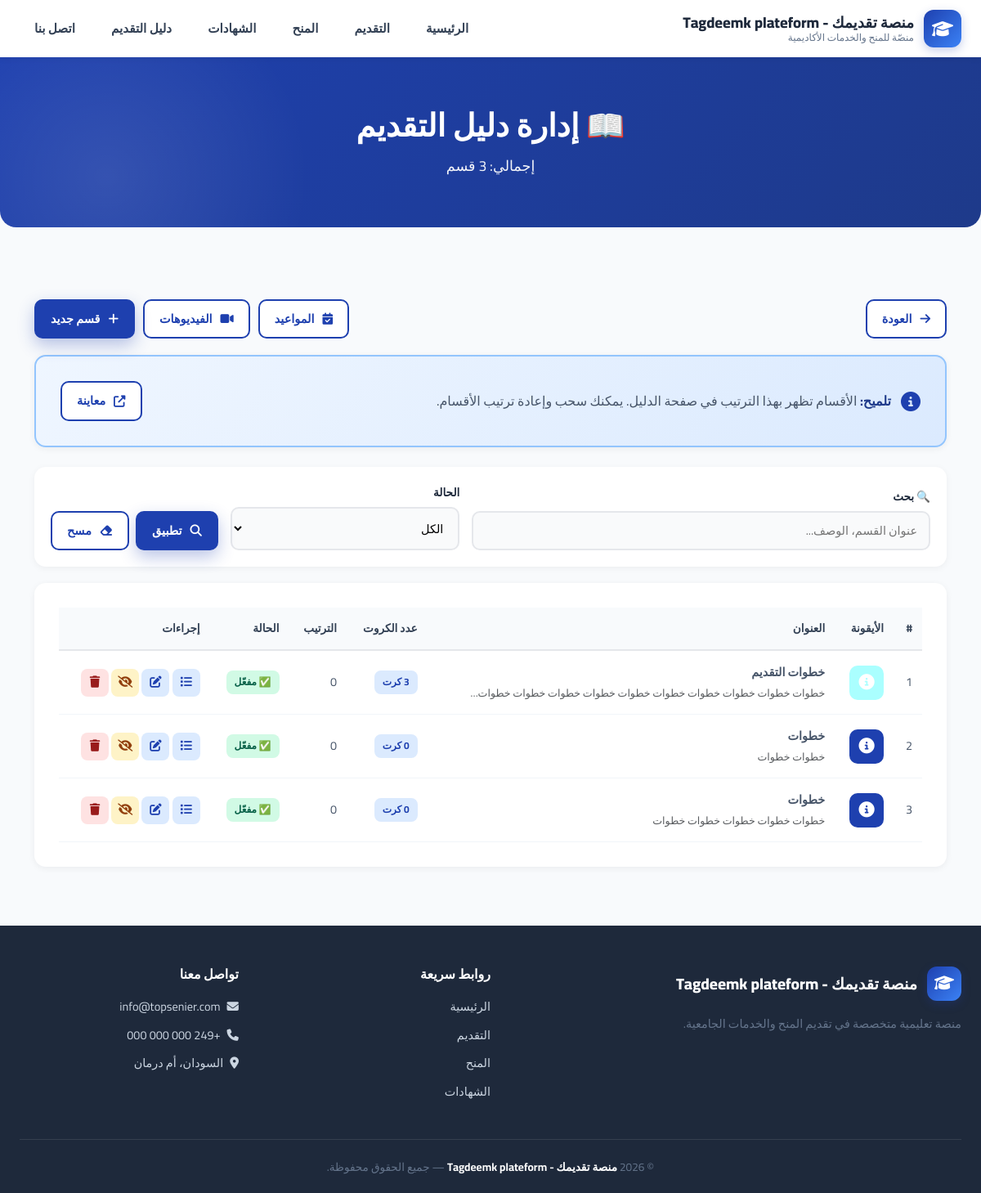
Screenshot of /panel/guide/ (signed in) with the database file from the repository.
### apps/config_app/models.py (models this page shows, shortened)
class SiteSettings(models.Model):
    site_name = models.CharField(
        max_length=100,
        default='توب سينير',
        verbose_name='اسم الموقع'
    )
    site_tagline = models.CharField(
        max_length=200,
        default='منصّتي للمنح والخدمات الأكاديمية',
        verbose_name='الشعار الفرعي'
    )
    hero_badge = models.CharField(
        max_length=200,
        default='🎓 منصة سودانية متكاملة للتعليم الجامعي',
        verbose_name='شعار Hero'
    )
    hero_title = models.CharField(
        max_length=300,
        default='بوابتك إلى الجامعات والمنح والتوثيق',
        verbose_name='عنوان Hero'
    )
    hero_description = models.TextField(
        default='نقدّم لك تجربة تعليمية متكاملة تجمع بين التقديم الإلكتروني، والمنح، وترتيب الرغبات، وتوثيق الشهادات.',
        verbose_name='وصف Hero'
    )
    hero_background = models.ImageField(
        upload_to='hero/%Y/%m/',
        blank=True,
        null=True,
        verbose_name='خلفية Hero',
        help_text='المقاس المثالي: 1920×1080 بكسل - حجم أقل من 1 ميجا'
    )
    hero_overlay_opacity = models.FloatField(
        default=0.6,
        verbose_name='شفافية الطبقة الداكنة',
        help_text='من 0 (بدون طبقة) إلى 1 (طبقة معتمة تماماً)'
    )
    hero_btn1_text = models.CharField(
        max_length=50,
        default='رتّب رغباتك',
        verbose_name='نص الزر الأول',
        blank=True,
    )
    hero_btn1_icon = models.CharField(
        max_length=50,
        default='fa-list-ol',
        verbose_name='أيقونة الزر الأول',
        blank=True,
        help_text='مثال: fa-list-ol',
    )
    hero_btn2_text = models.CharField(
        max_length=50,
        default='قدّم الآن',
        verbose_name='نص الزر الثاني',
        blank=True,
    )
    hero_btn2_icon = models.CharField(
        max_length=50,
        default='fa-paper-plane',
        verbose_name='أيقونة الزر الثاني',
        blank=True,
    )
    contact_phone = models.CharField(
        max_length=50,
        default='+249 000 000 000',
        verbose_name='رقم الهاتف'
    )
    contact_email = models.EmailField(
        default='info@topsenier.com',
        verbose_name='البريد الإلكتروني'
    )
    contact_address = models.CharField(
        max_length=200,
        default='السودان، أم درمان',
        verbose_name='العنوان'
    )
    whatsapp_number = models.CharField(
        max_length=50,
        default='+249000000000',
        verbose_name='رقم الواتساب'
    )
    facebook_url = models.URLField(
        blank=True,
        null=True,
        verbose_name='رابط فيسبوك'
    )
    linkedin_url = models.URLField(
        blank=True,
        null=True,
        verbose_name='رابط لينكدإن'
    )
    about_us = models.TextField(
        default='منصة سودانية متكاملة تهدف إلى تسهيل رحلة الطالب الأكاديمية من التقديم للجامعات حتى استخراج الشهادات.',
        verbose_name='من نحن',
    )
    facebook_page = models.URLField(
        blank=True, null=True,
        verbose_name='صفحة فيسبوك',
    )
    facebook_group = models.URLField(
        blank=True, null=True,
        verbose_name='مجموعة فيسبوك',
    )
    telegram_channel = models.URLField(
        blank=True, null=True,
        verbose_name='قناة تيليجرام',
    )
    telegram_group = models.URLField(
        blank=True, null=True,
        verbose_name='مجموعة تيليجرام',
    )
    instagram_url = models.URLField(
        blank=True, null=True,
        verbose_name='إنستغرام',
    )
    youtube_url = models.URLField(
        blank=True, null=True,
        verbose_name='يوتيوب',
    )
    tiktok_url = models.URLField(
        blank=True, null=True,
        verbose_name='تيك توك',
    )
    twitter_url = models.URLField(
        blank=True, null=True,
        verbose_name='X (تويتر)',
    )
    developer_name = models.CharField(
        max_length=100,
        default='',
        blank=True,
        verbose_name='اسم المطور',
    )
    developer_description = models.TextField(
        default='',
        blank=True,
        verbose_name='وصف المطور',
    )
    developer_email = models.EmailField(
        default='',
        blank=True,
        verbose_name='بريد المطور',
    )
    developer_whatsapp = models.CharField(
        max_length=50,
        default='',
        blank=True,
        verbose_name='واتساب المطور',
    )
    developer_github = models.URLField(
        default='',
        blank=True,
        verbose_name='GitHub المطور',
    )
    developer_website = models.URLField(
        default='',
        blank=True,
        verbose_name='موقع المطور',
    )
    is_active = models.BooleanField(
        default=True,
        verbose_name='نشط'
    )
    updated_at = models.DateTimeField(
        auto_now=True,
        verbose_name='آخر تحديث'
    )
    class Meta:
        verbose_name = 'إعدادات الموقع'
        verbose_name_plural = 'إعدادات الموقع'
    @classmethod
    def get_settings(cls):
        settings, created = cls.objects.get_or_create(pk=1)
        return settings

### apps/guide/models.py (models this page shows, shortened)
class GuideSection(models.Model):
    title = models.CharField(
        max_length=200,
        verbose_name='عنوان القسم',
    )
    description = models.TextField(
        blank=True,
        verbose_name='وصف مختصر',
        help_text='يظهر تحت العنوان'
    )
    icon = models.CharField(
        max_length=50,
        default='fa-info-circle',
        verbose_name='الأيقونة',
        help_text='مثال: fa-list-check',
    )
    color = models.CharField(
        max_length=20,
        default='#1e40af',
        verbose_name='اللون',
    )
    order = models.IntegerField(
        default=0,
        verbose_name='الترتيب',
    )
    is_active = models.BooleanField(
        default=True,
        verbose_name='مفعّل',
    )
    created_at = models.DateTimeField(
        auto_now_add=True,
        verbose_name='تاريخ الإنشاء',
    )
    class Meta:
        verbose_name = 'قسم'
        verbose_name_plural = 'أقسام الدليل'
        ordering = ['order', 'created_at']

### apps/panel/views.py (the view)
# urls.py: path('guide/', views.guide_sections, name='guide_sections'),
@section_access_required('guide')
def guide_sections(request):
    from apps.guide.models import GuideSection
    from apps.panel.utils import filter_guide_sections
    queryset = filter_guide_sections(request)
    context = {
        'sections': queryset,
        'total': queryset.count(),
        'status_filter': request.GET.get('status', ''),
        'search': request.GET.get('q', ''),
        'page_title': 'إدارة دليل التقديم',
    }
    return render(request, 'panel/guide_sections.html', context)

### templates/panel/guide_sections.html (shortened to what this page needs)
{% extends 'base.html' %}
{% load static %}
{% block content %}
<link rel="stylesheet" href="{% static 'css/style.css' %}">
<link rel="stylesheet" href="{% static 'css/panel.css' %}">
<div class="page-hero">
    <h1>📖 إدارة دليل التقديم</h1>
    <p>إجمالي: {{ total }} قسم</p>
</div>
<div class="container py-5">
    <div class="panel-toolbar">
        <a href="{% url 'panel:dashboard' %}" class="btn-outline btn-sm">
            <i class="fa-solid fa-arrow-right"></i> العودة
        </a>
        <div style="display:flex; gap:10px; flex-wrap:wrap;">
            <a href="{% url 'panel:guide_dates' %}" class="btn-outline btn-sm">
                <i class="fa-solid fa-calendar-check"></i> المواعيد
            </a>
            <a href="{% url 'panel:guide_videos' %}" class="btn-outline btn-sm">
                <i class="fa-solid fa-video"></i> الفيديوهات
            </a>
            <button class="btn-primary btn-sm" onclick="openAddModal()">
                <i class="fa-solid fa-plus"></i> قسم جديد
            </button>
        </div>
    </div>
    <div class="info-card mb-4" style="background: linear-gradient(135deg, #eff6ff, #dbeafe); border: 2px solid #93c5fd;">
        <div style="display:flex; align-items:center; gap:12px;">
            <i class="fa-solid fa-info-circle" style="color:#1e40af; font-size:1.5rem;"></i>
            <div>
                <strong style="color:#1e3a8a;">تلميح:</strong>
                <span style="color:#475569;"> الأقسام تظهر بهذا الترتيب في صفحة الدليل. يمكنك سحب وإعادة ترتيب الأقسام.</span>
            </div>
            <a href="/guide/" target="_blank" class="btn-outline btn-sm" style="margin-right:auto;">
                <i class="fa-solid fa-external-link-alt"></i> معاينة
            </a>
        </div>
    </div>
    <div class="filter-card">
        <form method="get">
            <div class="filter-row" style="grid-template-columns: 2fr 1fr auto;">
                <div class="filter-item">
                    <label>🔍 بحث</label>
                    <input type="text" name="q" value="{{ search }}"
                           placeholder="عنوان القسم، الوصف...">
                </div>
                <div class="filter-item">
                    <label>الحالة</label>
                    <select name="status">
                        <option value="">الكل</option>
                    </select>
                </div>
                <div class="filter-actions">
                    <button type="submit" class="btn-primary btn-sm">
                        <i class="fa-solid fa-search"></i> تطبيق
                    </button>
                    <a href="{% url 'panel:guide_sections' %}" class="btn-outline btn-sm">
                        <i class="fa-solid fa-eraser"></i> مسح
                    </a>
                </div>
            </div>
        </form>
    </div>
    <div class="info-card">
        {% if sections %}
        <div class="table-responsive">
            <table class="data-table">
                <thead>
                    <tr>
                        <th>#</th>
                        <th>الأيقونة</th>
                        <th>العنوان</th>
                        <th>عدد الكروت</th>
                        <th>الترتيب</th>
                        <th>الحالة</th>
                        <th>إجراءات</th>
                    </tr>
                </thead>
                <tbody>
                    {% for section in sections %}
                    <tr id="row-{{ section.pk }}">
                        <td>{{ forloop.counter }}</td>
                        <td>
                            <div style="width:42px; height:42px; border-radius:10px; background:{{ section.color }}; color:white; display:flex; align-items:center; justify-content:center; font-size:1.2rem;">
                                <i class="fa-solid {{ section.icon }}"></i>
                            </div>
                        </td>
                        <td>
                            <strong>{{ section.title }}</strong>
                            {% if section.description %}
                                <br>
                                <small class="text-muted">{{ section.description|truncatechars:60 }}</small>
                            {% endif %}
                        </td>
                        <td>
                            <span class="status-badge status-reviewed">
                                {{ section.cards.count }} كرت
                            </span>
                        </td>
                        <td>{{ section.order }}</td>
                        <td>
                            <span class="status-badge {% if section.is_active %}status-accepted{% else %}status-rejected{% endif %}">
                                {% if section.is_active %}✅ مفعّل{% else %}⏸️ معطّل{% endif %}
                            </span>
                        </td>
                        <td>
                            <a href="{% url 'panel:guide_section_detail' section.pk %}"
                               class="action-btn btn-view" title="إدارة الكروت">
                                <i class="fa-solid fa-list"></i>
                            </a>
                            <a href="{% url 'panel:guide_section_detail' section.pk %}"
                               class="action-btn" title="تعديل"
                               style="background:#dbeafe; color:#1e40af;">
                                <i class="fa-solid fa-edit"></i>
                            </a>
                            <button class="action-btn"
                                    onclick="toggleSection({{ section.pk }})"
                                    title="{% if section.is_active %}تعطيل{% else %}تفعيل{% endif %}"
                                    style="background:#fef3c7; color:#92400e;">
                                <i class="fa-solid fa-{% if section.is_active %}eye-slash{% else %}eye{% endif %}"></i>
                            </button>
                            <button class="action-btn"
                                    onclick="deleteSection({{ section.pk }}, '{{ section.title|escapejs }}')"
                                    title="حذف"
                                    style="background:#fee2e2; color:#991b1b;">
                                <i class="fa-solid fa-trash"></i>
                            </button>
                        </td>
                    </tr>
                    {% endfor %}
                </tbody>
            </table>
        </div>
        {% else %}
        <div class="empty-state">
            <i class="fa-solid fa-book-open"></i>
            <h3>لا توجد أقسام</h3>
            <p>ابدأ بإضافة قسم جديد للدليل</p>
        </div>
        {% endif %}
    </div>
</div>
{% endblock %}

### templates/partials/header.html (shortened to what this page needs)
<header class="header">
    <div class="header-container">
        <div class="logo" onclick="window.location.href='{% url 'home:index' %}'">
            <div class="logo-icon"><i class="fa-solid fa-graduation-cap"></i></div>
            <div class="logo-text">
                <span class="brand">{{ SITE_NAME }}</span>
                <span class="tagline">{{ SITE_TAGLINE }}</span>
            </div>
        </div>
        <nav class="nav-menu" id="navMenu">
            <a class="nav-link {% if request.resolver_match.app_name == 'home' %}active{% endif %}"
               href="{% url 'home:index' %}">الرئيسية</a>
            <a class="nav-link {% if request.resolver_match.app_name == 'admission' %}active{% endif %}"
               href="{% url 'admission:index' %}">التقديم</a>
            <a class="nav-link {% if request.resolver_match.app_name == 'scholarships' %}active{% endif %}"
               href="{% url 'scholarships:index' %}">المنح</a>
            <a class="nav-link {% if request.resolver_match.app_name == 'certificates' %}active{% endif %}"
               href="{% url 'certificates:index' %}">الشهادات</a>
            <a class="nav-link {% if request.resolver_match.app_name == 'guide' %}active{% endif %}"
               href="{% url 'guide:index' %}">دليل التقديم</a>
            <a class="nav-link {% if request.resolver_match.app_name == 'contact' %}active{% endif %}"
               href="{% url 'contact:index' %}">اتصل بنا</a>
        </nav>
    </div>
</header>

### templates/partials/footer.html
<footer class="footer">
    <div class="footer-grid">
        <div class="footer-about">
            <div class="footer-brand">
                <div class="logo-icon"><i class="fa-solid fa-graduation-cap"></i></div>
                <span class="brand">{{ SITE_NAME }}</span>
            </div>
            <p>منصة تعليمية متخصصة في تقديم المنح والخدمات الجامعية.</p>
        </div>
        <div class="footer-col">
            <h4>روابط سريعة</h4>
            <ul>
                <li><a href="{% url 'home:index' %}">الرئيسية</a></li>
                <li><a href="{% url 'admission:index' %}">التقديم</a></li>
                <li><a href="{% url 'scholarships:index' %}">المنح</a></li>
                <li><a href="{% url 'certificates:index' %}">الشهادات</a></li>
            </ul>
        </div>
        <div class="footer-col">
            <h4>تواصل معنا</h4>
            <ul>
                <li><a><i class="fa-solid fa-envelope"></i> {{ SITE_EMAIL }}</a></li>
                <li><a><i class="fa-solid fa-phone"></i> {{ SITE_PHONE }}</a></li>
                <li><a><i class="fa-solid fa-location-dot"></i> {{ SITE_ADDRESS }}</a></li>
            </ul>
        </div>
    </div>
    <div class="footer-bottom">
        © 2026 <strong>{{ SITE_NAME }}</strong> — جميع الحقوق محفوظة.
    </div>
</footer>

### rows the page displays
SiteSettings: site_name "منصة تقديمك - Tagdeemk plateform", site_tagline "منصّة للمنح والخدمات الأكاديمية", contact_email "info@topsenier.com", contact_phone "+249 000 000 000", contact_address "السودان، أم درمان"
GuideSection: title "خطوات التقديم", description "خطوات خطوات خطوات خطوات خطوات خطوات خطوات خطوات خطوات خطوات…", cards.count "3", order "0", is_active "✅ مفعّل"
GuideSection: title "خطوات", description "خطوات خطوات", cards.count "0", order "0", is_active "✅ مفعّل"
GuideSection: title "خطوات", description "خطوات خطوات خطوات خطوات خطوات", cards.count "0", order "0", is_active "✅ مفعّل"
